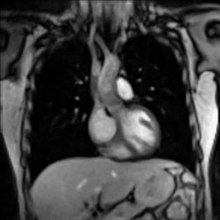
%> input picture mri.jpg, 220 x 220 px
$ octave lab8_02.m   (GNU Octave 9; MATLAB toolbox functions it lacks are replaced by stand-ins)
%> lines starting %> are read from the running program, lines starting %| are printed output that depends on the picture
clc;
close all;
clear all;

mri = imread("mri.jpg");
%> mri is the input picture: size 220x220 uint8; min 0, max 252, mean 64.7
% mri = rgb2gray(mri);
subplot(2,2,1);
imshow(mri)
title("Original Image");

mri_imadjust = imadjust(mri);
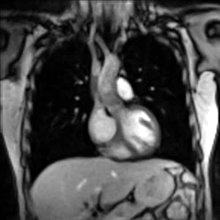
%> mri_imadjust: size 220x220 uint8; min 0, max 255, mean 73.8
subplot(2,2,2);
imshow(mri_imadjust);
title("Imadjust");

mri_histeq = histeq(mri);
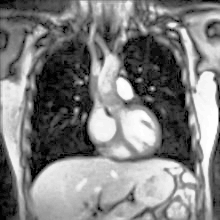
%> mri_histeq: size 220x220 uint8; min 0, max 255, mean 127
subplot(2,2,3);
imshow(mri_histeq);
title("Histeq");

mri_adapthisteq = histeq(mri);
subplot(2,2,4);
imshow(mri_adapthisteq);
title("Adapthisteq");

$ run again, with ci.jpg copied over mri.jpg
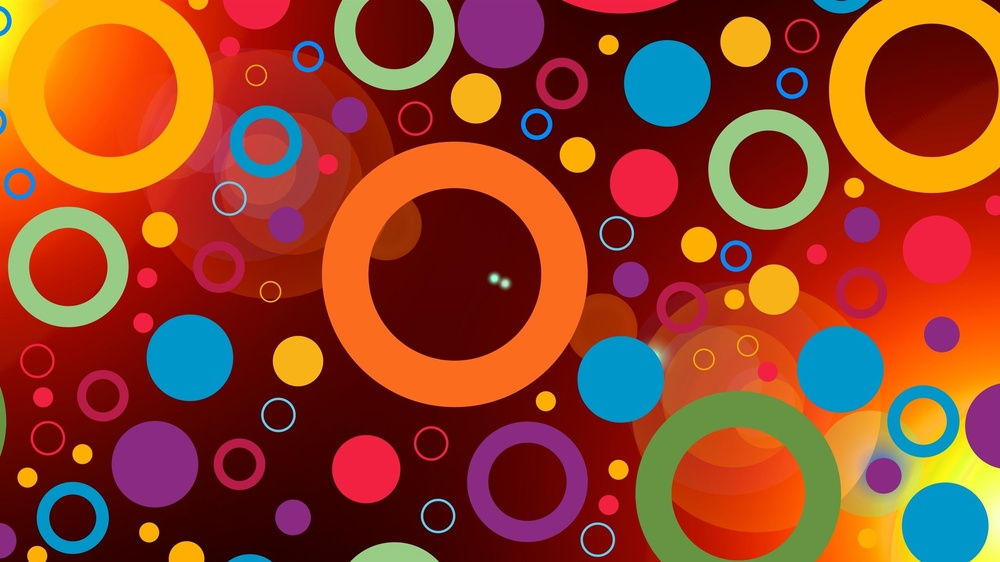
%> input picture ci.jpg, 1000 x 562 px, shrunk from 2560 x 1440 before the run
%> mri is the input picture: size 562x1000x3 uint8; mean R, G, B 148, 65.8, 38
%> `mri_imadjust = imadjust(mri);`:
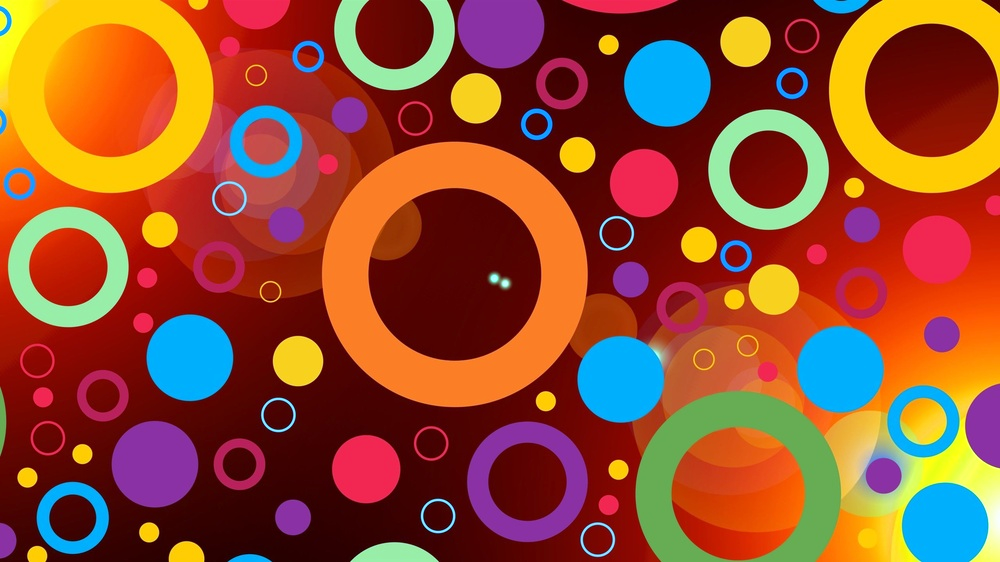
%> mri_imadjust: size 562x1000x3 uint8; mean R, G, B 148, 76.7, 47.6
%> `mri_histeq = histeq(mri);`:
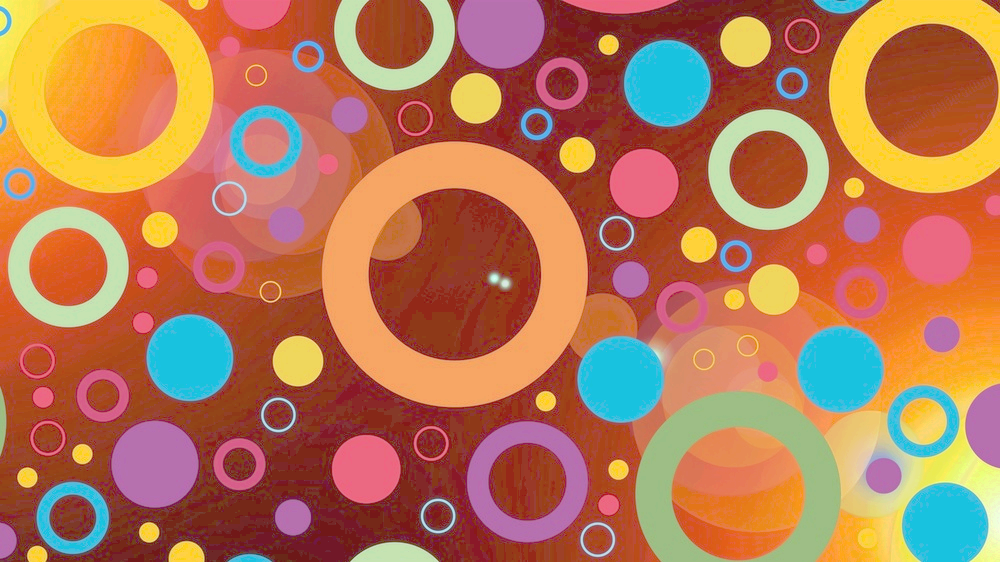
%> mri_histeq: size 562x1000x3 uint8; mean R, G, B 182.2, 119.1, 84.3

$ run again, with test.jpg copied over mri.jpg
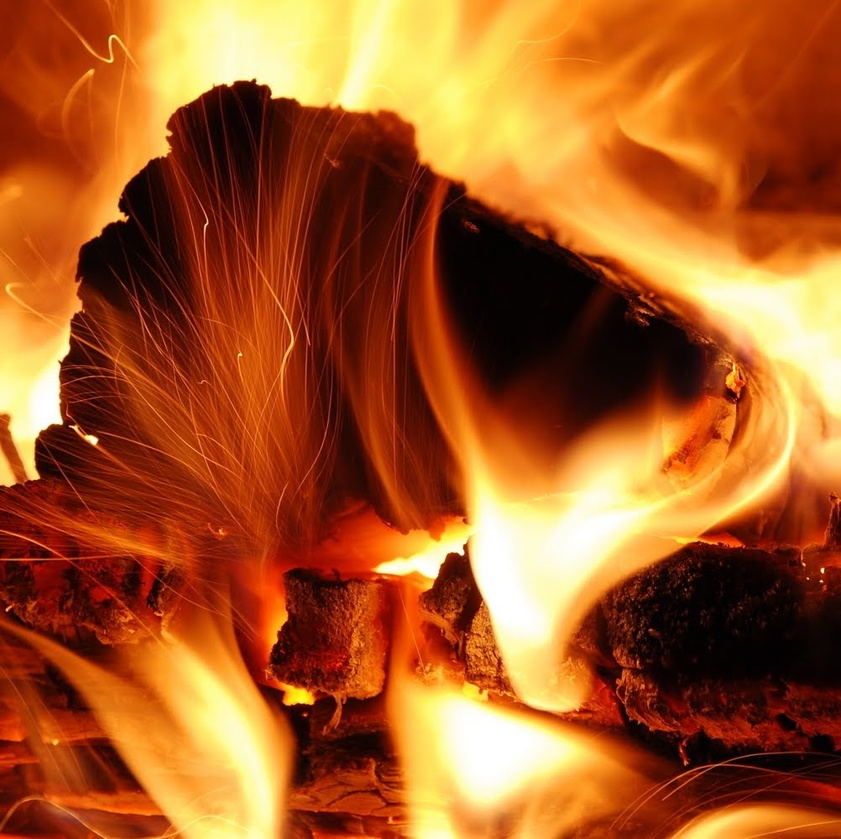
%> input picture test.jpg, 841 x 839 px, shrunk from 1002 x 1000 before the run
%> mri is the input picture: size 839x841x3 uint8; mean R, G, B 166.1, 89.8, 37.8
%> `mri_histeq = histeq(mri);`:
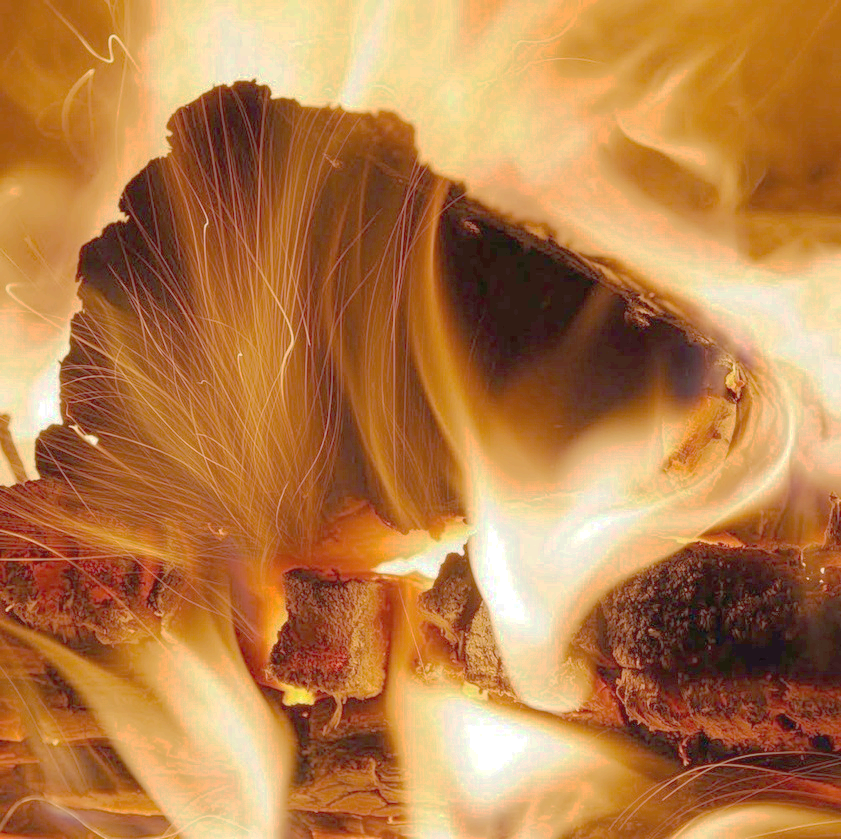
%> mri_histeq: size 839x841x3 uint8; mean R, G, B 182.8, 125.8, 73.1
%> `title("Adapthisteq");`:
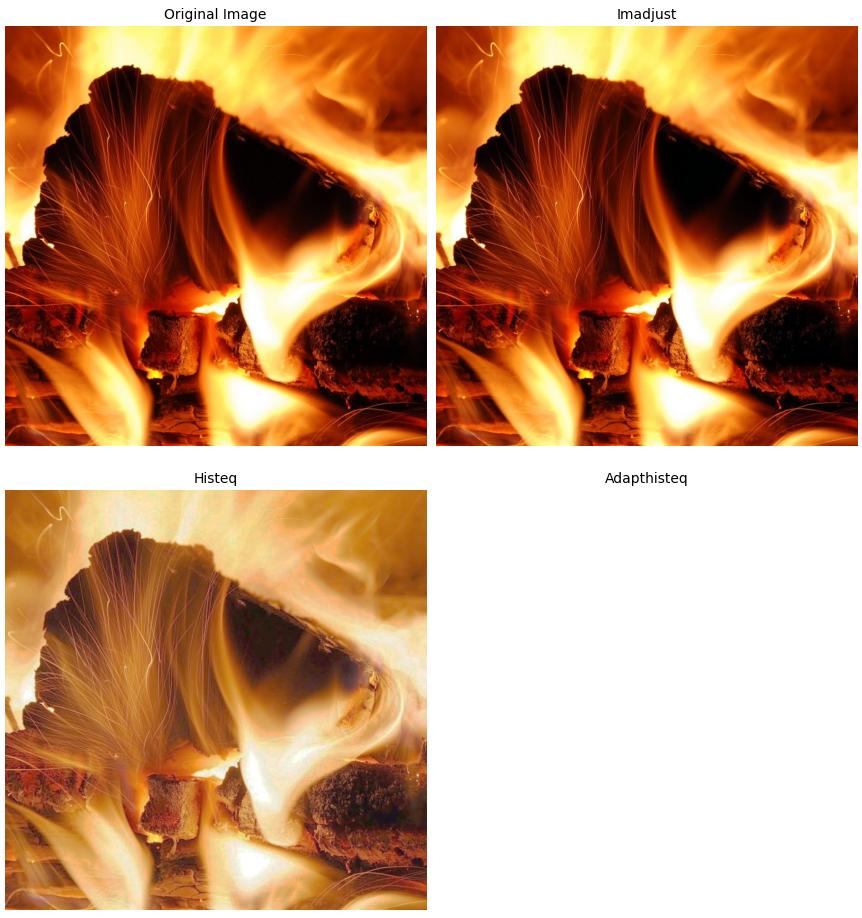
%> figure redrawn from the program's plot data, 4 panels
